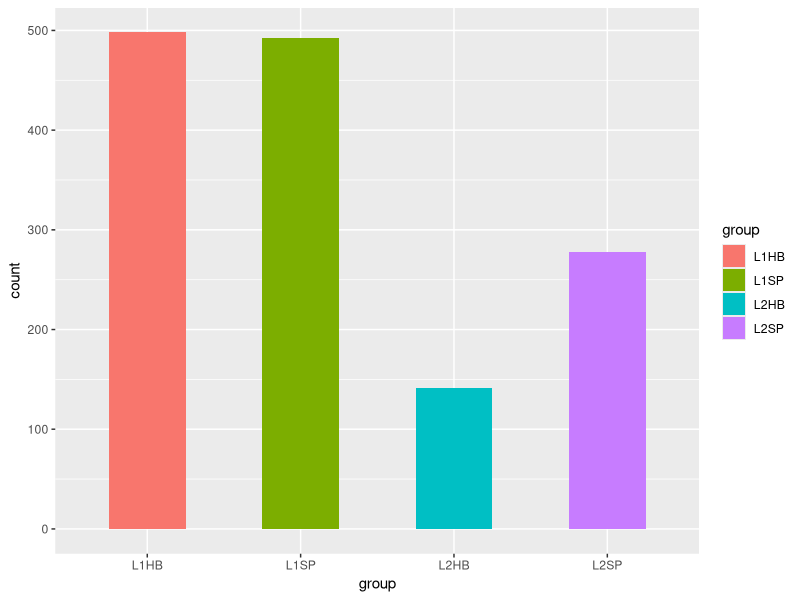

R code for this plot: (Note: this script raises an error after producing the figure.)

#agreement

# by Jennifer
library(tidyverse)
library(readxl)
library(lme4)
library(lmerTest)
library(here)

# cargar base de datos
df= read_csv('data/qp.csv')

# mean mint


df %>%
  group_by(group) %>%
  summarise(mean_mint = mean(MINT, na.rm = T), sd_ept = sd(MINT, na.rm = T))

# mean ept

df %>%
  group_by(group) %>%
  summarise(mean_ept = mean(answer, na.rm = T), sd_ept = sd(answer, na.rm = T))

# plot promedios

df %>%
  select(answer, group) %>%
  filter(answer == 1) %>%
  group_by(answer, group) %>%
  summarise(count=n())  %>%
  ggplot(aes(x = group, y = count, fill = group)) +  # cuando estoy en ggplot cambio de la %>% al +
  geom_bar(position="dodge",stat = "identity", width=0.5) 
facet_wrap(~group) +
  theme(legend.position="none")

# mean by frequency condition

df %>% 
  group_by(., group, Frequent) %>% 
  summarize(., accuracy = mean(na.omit(answer)), sd = sd(na.omit(answer)))



# plot by condition 

df %>%
  mutate(., lang = recode(lang, `0` = "h", `1` = "s")) %>%
  ggplot(., aes(x = native, y = answer, shape = Frequent )) + 
  facet_grid(. ~ lang) + 
  geom_hline(yintercept = 0.5, color = 'white', size = 2) + 
  stat_summary(fun = mean, geom = 'pointrange', size = 1, 
               position = position_dodge(width = 0.5)) + 
  scale_color_brewer(palette = "Set1", name = "") +
  labs(x = 'Frequency', y = 'Proportion of accurate responses', caption = '', 
       title = 'Figure 1: Proportion of accurate EPT responses across conditions') + 
  theme_grey(base_size = 16, base_family = 'Times')



#modelo

mod1 <- glmer( 
  answer ~ lang + native + Frequent + mass +
    (1 | participant) + 
    (1 | item),
  data = df, 
  family = 'binomial',
  control = glmerControl(optimizer = "bobyqa", optCtrl = list(maxfun=3e5)))

summary(mod1)

# modelo con mint

mylogit = glm(answer ~ 0 + MINT , data = df, family = "binomial") # logit cada row es independ. glmm sabe las row que pertenecen a un individuo

summary(mylogit) 

# fct agreement

# cargar base de datos

df1= read_csv('data/qp2.csv')

df1$answer <- as.numeric(as.character(df1$answer))

# mean ept

df1 %>%
  group_by(group) %>%
  summarise(mean_fct = mean(answer, na.rm = T), sd_fct = sd(answer, na.rm = T))


df1 %>% 
  group_by(., group, Frequent ) %>% 
  summarize(., accuracy = mean(na.omit(answer)), sd = sd(na.omit(answer)))

# plot promedios

df1 %>%
  select(answer, group) %>%
  filter(answer == 1) %>%
  group_by(answer, group) %>%
  summarise(count=n())  %>%
  ggplot(aes(x = group, y = count, fill = group)) +  # cuando estoy en ggplot cambio de la %>% al +
  geom_bar(position="dodge",stat = "identity", width=0.5) 
facet_wrap(~group) +
  theme(legend.position="none")

# mean by frequency condition

df1 %>% 
  group_by(., group, Frequent) %>% 
  summarize(., accuracy = mean(na.omit(answer)), sd = sd(na.omit(answer)))



# plot by condition 

df1 %>%
  mutate(., lang = recode(lang, `0` = "h", `1` = "s")) %>%
  ggplot(., aes(x = native, y = answer, shape = Frequent )) + 
  facet_grid(. ~ lang) + 
  geom_hline(yintercept = 0.5, color = 'white', size = 2) + 
  stat_summary(fun = mean, geom = 'pointrange', size = 1, 
               position = position_dodge(width = 0.5)) + 
  scale_color_brewer(palette = "Set1", name = "") +
  labs(x = 'Frequency', y = 'Proportion of accurate responses', caption = '', 
       title = 'Figure 1: Proportion of accurate FCT responses across conditions') + 
  theme_grey(base_size = 16, base_family = 'Times')


df1 %>%
  mutate(., lang = recode(lang, `0` = "h", `1` = "s")) %>%
  ggplot(., aes(x = native, y = answer, shape = Frequent )) + 
  facet_grid(. ~ lang) + 
  geom_hline(yintercept = 0.5, color = 'white', size = 2) + 
  stat_summary(fun = mean, geom = 'pointrange', size = 1, 
               position = position_dodge(width = 0.5)) + 
  scale_color_brewer(palette = "Set1", name = "") +


#modelo

mod <- glmer( 
  answer ~  + mass +
    (1 | participant) + 
    (1 | item),
  data = df,
  family = 'binomial',
  control = glmerControl(optimizer = "bobyqa", optCtrl = list(maxfun=3e5)))

summary(mod)

# modelo con mint

mylogit = glm(answer ~ 0 + MINT , data = df, family = "binomial") # logit cada row es independ. glmm sabe las row que pertenecen a un individuo

summary(mylogit) 
